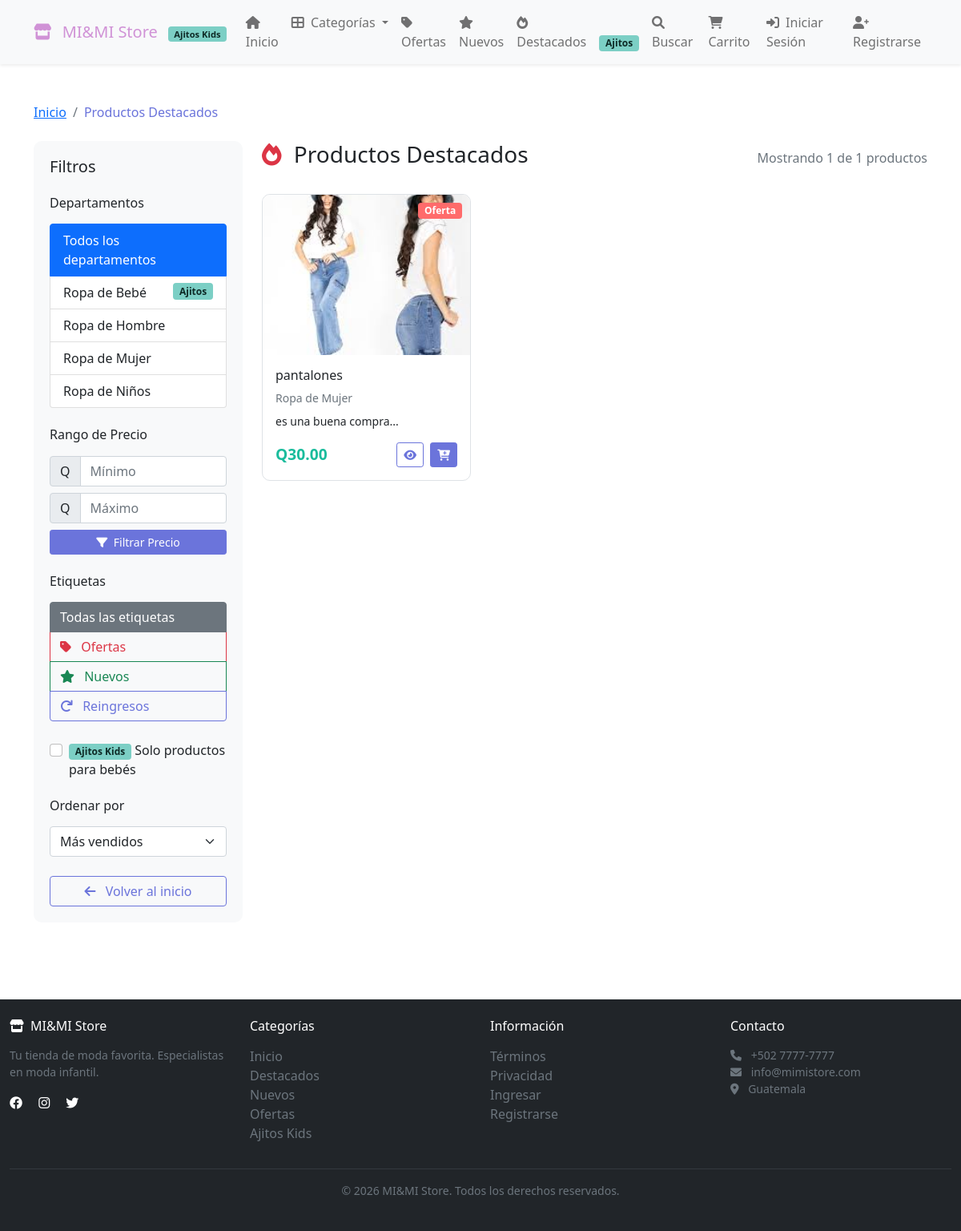
/cliente/destacados.php, run on the app's committed database.
### tables this page shows
CREATE TABLE `departamentos` (
  `id_departamento` int(11) NOT NULL,
  `nombre` varchar(100) NOT NULL,
  `descripcion` text DEFAULT NULL,
  `imagen` varchar(255) DEFAULT NULL,
  `activo` tinyint(1) DEFAULT 1,
  `es_ajitos` tinyint(1) DEFAULT 0
);

CREATE TABLE `productos_raiz` (
  `id_raiz` int(11) NOT NULL,
  `codigo` varchar(50) NOT NULL,
  `nombre` varchar(200) NOT NULL,
  `descripcion` text DEFAULT NULL,
  `id_departamento` int(11) NOT NULL,
  `id_marca` int(11) DEFAULT NULL,
  `tipo_ropa` varchar(100) DEFAULT NULL,
  `precio_compra` decimal(10,2) DEFAULT NULL,
  `precio_venta` decimal(10,2) NOT NULL,
  `etiqueta` enum('oferta','nuevo','reingreso') DEFAULT 'nuevo',
  `es_ajitos` tinyint(1) DEFAULT 0,
  `activo` tinyint(1) DEFAULT 1,
  `fecha_creacion` datetime DEFAULT current_timestamp()
);

### config/functions.php (called while the page is built, shortened)
<?php
function formatMoney($amount) {
    return 'Q' . number_format($amount, 2);
}
?>

### cliente/destacados.php (the view, shortened to what this page needs)
<?php
$database = new Database();
$db = $database->getConnection();
function buildUrl(array $overrides = [], array $removeKeys = []): string {
    $params = $_GET;
    foreach ($removeKeys as $key) {
        unset($params[$key]);
    }
    foreach ($overrides as $key => $value) {
        if ($value === null || $value === '') {
            unset($params[$key]);
        } else {
            $params[$key] = $value;
        }
    }
    $query = http_build_query($params);
    return 'destacados.php' . ($query ? '?' . $query : '');
}
$pagina = isset($_GET['pagina']) ? (int)$_GET['pagina'] : 1;
$por_pagina = 12;
$offset = ($pagina - 1) * $por_pagina;
$orden = isset($_GET['orden']) ? $_GET['orden'] : 'vendidos';
$where = ['pr.activo = 1', 'd.activo = 1'];
$where_sql = implode(' AND ', $where);
switch ($orden) {
    case 'vendidos':
    default:
        $order_by = 'vendidos_mes DESC, pr.fecha_creacion DESC';
        break;
}
$query = "SELECT
          pr.id_raiz,
          pr.codigo,
          pr.nombre,
          pr.descripcion,
          pr.precio_venta,
          pr.etiqueta,
          pr.es_ajitos,
          d.nombre as departamento_nombre,
          (SELECT nombre_archivo FROM productos_raiz_fotos
           WHERE id_producto_raiz = pr.id_raiz AND es_principal = 1 LIMIT 1) as imagen_principal,
          COALESCE((
            SELECT SUM(fd.cantidad)
            FROM factura_detalle fd
            INNER JOIN factura_cabecera fc ON fd.id_factura = fc.id_factura
            INNER JOIN productos_variantes pv ON fd.id_producto_variante = pv.id_variante
            WHERE pv.id_producto_raiz = pr.id_raiz
            AND fc.fecha >= DATE_SUB(NOW(), INTERVAL 30 DAY)
          ), 0) as vendidos_mes
          FROM productos_raiz pr
          INNER JOIN departamentos d ON pr.id_departamento = d.id_departamento
          WHERE $where_sql
          ORDER BY $order_by
          LIMIT :offset, :por_pagina";
$stmt = $db->prepare($query);
$stmt->bindParam(':offset', $offset, PDO::PARAM_INT);
$stmt->bindParam(':por_pagina', $por_pagina, PDO::PARAM_INT);
$stmt->execute();
$productos = $stmt->fetchAll(PDO::FETCH_ASSOC);
$total_query = "SELECT COUNT(*) as total FROM (
                    SELECT pr.id_raiz,
                    COALESCE((
                        SELECT SUM(fd.cantidad)
                        FROM factura_detalle fd
                        INNER JOIN factura_cabecera fc ON fd.id_factura = fc.id_factura
                        INNER JOIN productos_variantes pv ON fd.id_producto_variante = pv.id_variante
                        WHERE pv.id_producto_raiz = pr.id_raiz
                        AND fc.fecha >= DATE_SUB(NOW(), INTERVAL 30 DAY)
                    ), 0) as vendidos_mes
                    FROM productos_raiz pr
                    INNER JOIN departamentos d ON pr.id_departamento = d.id_departamento
                    WHERE $where_sql
                ) as destacados";
$total_stmt = $db->prepare($total_query);
$total_stmt->execute();
$total = $total_stmt->fetch(PDO::FETCH_ASSOC)['total'];
$departamentos_query = "SELECT * FROM departamentos WHERE activo = 1 ORDER BY nombre";
$departamentos_stmt = $db->prepare($departamentos_query);
$departamentos_stmt->execute();
$departamentos = $departamentos_stmt->fetchAll(PDO::FETCH_ASSOC);
?>
<!DOCTYPE html>
<html lang="es">
<head>
    <link href="https://cdn.jsdelivr.net/npm/bootstrap@5.1.3/dist/css/bootstrap.min.css" rel="stylesheet">
    <link rel="stylesheet" href="https://cdnjs.cloudflare.com/ajax/libs/font-awesome/6.0.0/css/all.min.css">
    <link rel="stylesheet" href="../assets/css/bootstrap-custom.css">
</head>
<body>
    <?php include 'includes/header.php'; ?>
    <div class="container py-5">
        <nav aria-label="breadcrumb" class="mb-4">
            <ol class="breadcrumb">
                <li class="breadcrumb-item"><a href="index.php">Inicio</a></li>
                <li class="breadcrumb-item active">Productos Destacados</li>
            </ol>
        </nav>
        <div class="row">
            <div class="col-lg-3">
                <div class="filter-sidebar sticky-top" style="top: 20px;">
                    <h5 class="mb-4">Filtros</h5>
                    <div class="mb-4">
                        <h6 class="mb-3">Departamentos</h6>
                        <div class="list-group">
                            <a href="<?php echo buildUrl(['pagina' => 1], ['departamento']); ?>" class="list-group-item list-group-item-action <?php echo !isset($_GET['departamento']) ? 'active' : ''; ?>">
                                Todos los departamentos
                            </a>
                            <?php foreach ($departamentos as $depto): ?>
                            <a href="<?php echo buildUrl(['departamento' => $depto['id_departamento'], 'pagina' => 1]); ?>"
                               class="list-group-item list-group-item-action <?php echo (isset($_GET['departamento']) && $_GET['departamento'] == $depto['id_departamento']) ? 'active' : ''; ?>">
                                <?php echo $depto['nombre']; ?>
                                <?php if ($depto['es_ajitos']): ?>
                                    <span class="badge badge-ajitos float-end">Ajitos</span>
                                <?php endif; ?>
                            </a>
                            <?php endforeach; ?>
                        </div>
                    </div>
                    <div class="mb-4">
                        <h6 class="mb-3">Rango de Precio</h6>
                        <div class="input-group mb-2">
                            <span class="input-group-text">Q</span>
                            <input type="number" class="form-control" placeholder="Mínimo" id="precioMin" value="<?php echo isset($_GET['precio_min']) ? htmlspecialchars($_GET['precio_min']) : ''; ?>">
                        </div>
                        <div class="input-group">
                            <span class="input-group-text">Q</span>
                            <input type="number" class="form-control" placeholder="Máximo" id="precioMax" value="<?php echo isset($_GET['precio_max']) ? htmlspecialchars($_GET['precio_max']) : ''; ?>">
                        </div>
                        <button class="btn btn-sm btn-primary mt-2 w-100" onclick="filtrarPrecio()">
                            <i class="fas fa-filter me-1"></i> Filtrar Precio
                        </button>
                    </div>
                    <div class="mb-4">
                        <h6 class="mb-3">Etiquetas</h6>
                        <div class="btn-group-vertical w-100">
                            <a href="<?php echo buildUrl(['pagina' => 1], ['etiqueta']); ?>" class="btn btn-outline-secondary text-start <?php echo !isset($_GET['etiqueta']) ? 'active' : ''; ?>">
                                Todas las etiquetas
                            </a>
                            <a href="<?php echo buildUrl(['etiqueta' => 'oferta', 'pagina' => 1]); ?>" class="btn btn-outline-danger text-start <?php echo (isset($_GET['etiqueta']) && $_GET['etiqueta'] == 'oferta') ? 'active' : ''; ?>">
                                <i class="fas fa-tag me-2"></i> Ofertas
                            </a>
                            <a href="<?php echo buildUrl(['etiqueta' => 'nuevo', 'pagina' => 1]); ?>" class="btn btn-outline-success text-start <?php echo (isset($_GET['etiqueta']) && $_GET['etiqueta'] == 'nuevo') ? 'active' : ''; ?>">
                                <i class="fas fa-star me-2"></i> Nuevos
                            </a>
                            <a href="<?php echo buildUrl(['etiqueta' => 'reingreso', 'pagina' => 1]); ?>" class="btn btn-outline-primary text-start <?php echo (isset($_GET['etiqueta']) && $_GET['etiqueta'] == 'reingreso') ? 'active' : ''; ?>">
                                <i class="fas fa-redo me-2"></i> Reingresos
                            </a>
                        </div>
                    </div>
                    <div class="mb-4">
                        <div class="form-check">
                            <input class="form-check-input" type="checkbox" id="filtroAjitos"
                                   onchange="filtrarAjitos()" <?php echo isset($_GET['ajitos']) ? 'checked' : ''; ?>>
                            <label class="form-check-label" for="filtroAjitos">
                                <span class="badge badge-ajitos">Ajitos Kids</span>
                                Solo productos para bebés
                            </label>
                        </div>
                    </div>
                    <div class="mb-4">
                        <h6 class="mb-3">Ordenar por</h6>
                        <select class="form-select" onchange="ordenarProductos(this.value)">
                            <option value="vendidos" <?php echo $orden === 'vendidos' ? 'selected' : ''; ?>>Más vendidos</option>
                        </select>
                    </div>
                    <div class="mt-4">
                        <a href="index.php" class="btn btn-outline-primary w-100">
                            <i class="fas fa-arrow-left me-2"></i> Volver al inicio
                        </a>
                    </div>
                </div>
            </div>
            <div class="col-lg-9">
                <div class="d-flex justify-content-between align-items-center mb-4">
                    <h1 class="h3">
                        <i class="fas fa-fire text-danger me-2"></i>
                        Productos Destacados
                    </h1>
                    <div class="text-muted">
                        Mostrando <?php echo count($productos); ?> de <?php echo $total; ?> productos
                    </div>
                </div>
                <?php if (empty($productos)): ?>
                    <div class="alert alert-info">
                        <i class="fas fa-info-circle me-2"></i>
                        No hay productos destacados disponibles en este momento.
                    </div>
                <?php else: ?>
                    <div class="row">
                        <?php foreach ($productos as $producto):
                            $imagen = $producto['imagen_principal'] ?
                                      '../' . IMG_DIR . 'productos/' . htmlspecialchars($producto['imagen_principal']) :
                                      'https://via.placeholder.com/300x200';
                        ?>
                        <div class="col-md-4 mb-4">
                            <div class="product-card">
                                <div class="position-relative">
                                    <img src="<?php echo $imagen; ?>" class="product-image" alt="<?php echo $producto['nombre']; ?>">
                                    <?php if ($producto['etiqueta']): ?>
                                        <span class="badge badge-<?php echo $producto['etiqueta']; ?>"
                                              style="position: absolute; top: 10px; right: 10px;">
                                            <?php echo ucfirst($producto['etiqueta']); ?>
                                        </span>
                                    <?php endif; ?>
                                </div>
                                <div class="p-3">
                                    <h6 class="mb-2"><?php echo $producto['nombre']; ?></h6>
                                    <p class="text-muted small mb-2"><?php echo $producto['departamento_nombre']; ?></p>
                                    <p class="small mb-3 text-truncate"><?php echo substr($producto['descripcion'], 0, 80); ?>...</p>
                                    <div class="d-flex justify-content-between align-items-center">
                                        <span class="price"><?php echo formatMoney($producto['precio_venta']); ?></span>
                                        <div>
                                            <a href="producto.php?id=<?php echo $producto['id_raiz']; ?>"
                                               class="btn btn-sm btn-outline-primary me-1">
                                                <i class="fas fa-eye"></i>
                                            </a>
                                            <button class="btn btn-sm btn-primary"
                                                    onclick="addToCart(<?php echo $producto['id_raiz']; ?>)">
                                                <i class="fas fa-cart-plus"></i>
                                            </button>
                                        </div>
                                    </div>
                                </div>
                            </div>
                        </div>
                        <?php endforeach; ?>
                    </div>
                <?php endif; ?>
            </div>
        </div>
    </div>
    <?php include '../includes/footer.php'; ?>
</body>
</html>

### cliente/destacados.php (style rules this page uses)
.product-card { transition: transform 0.3s; border: 1px solid #dee2e6; border-radius: 10px; overflow: hidden; height: 100%; }
.product-image { height: 200px; object-fit: cover; width: 100%; }
.price { color: #1abc9c; font-weight: bold; font-size: 1.2rem; }
.badge-oferta { background: #ff6b6b; color: white; }
.badge-ajitos { background-color: var(--ajitos-primary-deep); color: var(--ajitos-text); }
.filter-sidebar { background: #f8f9fa; border-radius: 10px; padding: 20px; }

### data on the page
departamentos: nombre "Ropa de Bebé", es_ajitos "Ajitos"
departamentos: nombre "Ropa de Hombre"
departamentos: nombre "Ropa de Mujer"
departamentos: nombre "Ropa de Niños"
productos_raiz: etiqueta "Oferta", nombre "pantalones", id_departamento.nombre "Ropa de Mujer", descripcion "es una buena compra", precio_venta "Q30.00"

### other printed values
SITE_NAME "MI&MI Store"
AJITOS_NAME "Ajitos Kids"
count($productos) "1"
$total "1"
